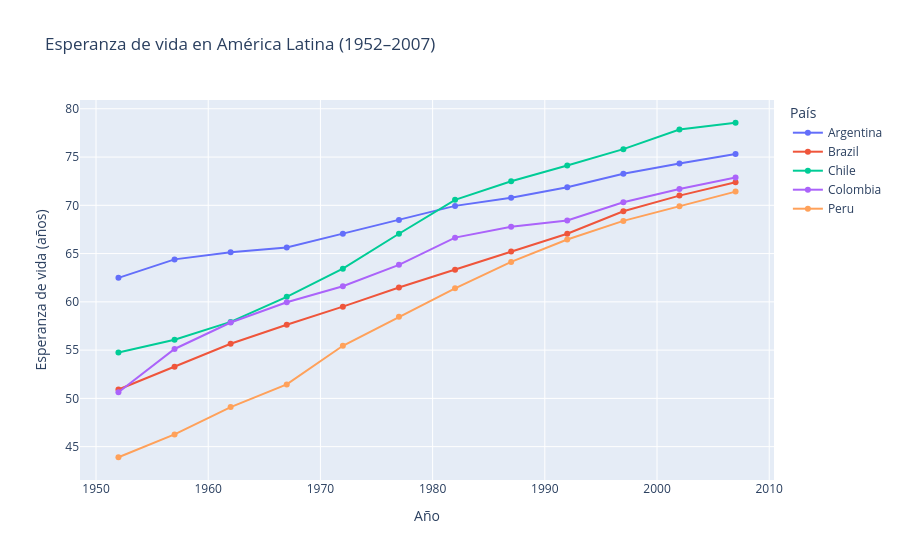

Notebook code cell kept with this figure:
### Markdown cell above
### `px.line` — Tendencias en el tiempo

### Code cell
latam = gapminder[gapminder["country"].isin(["Chile", "Argentina", "Brazil", "Colombia", "Peru"])]

px.line(
    latam,
    x="year",
    y="lifeExp",
    color="country",
    markers=True,
    title="Esperanza de vida en América Latina (1952–2007)",
    labels={"year": "Año", "lifeExp": "Esperanza de vida (años)", "country": "País"}
)

### Figure 1 — Plotly figure (JSON) as saved in the notebook; plotly's stock layout.template omitted (floating-point values rounded to 4 significant figures)
{"data": [{"hovertemplate": "País=Argentina<br>Año=%{x}<br>Esperanza de vida (años)=%{y}<extra></extra>", "legendgroup": "Argentina", "line": {"color": "#636efa", "dash": "solid"}, "marker": {"symbol": "circle"}, "mode": "lines+markers", "name": "Argentina", "orientation": "v", "showlegend": true, "type": "scatter", "x": [1952, 1957, 1962, 1967, 1972, 1977, 1982, 1987, 1992, 1997, 2002, 2007], "xaxis": "x", "y": [62.48, 64.4, 65.14, 65.63, 67.06, 68.48, 69.94, 70.77, 71.87, 73.28, 74.34, 75.32], "yaxis": "y"}, {"hovertemplate": "País=Brazil<br>Año=%{x}<br>Esperanza de vida (años)=%{y}<extra></extra>", "legendgroup": "Brazil", "line": {"color": "#EF553B", "dash": "solid"}, "marker": {"symbol": "circle"}, "mode": "lines+markers", "name": "Brazil", "orientation": "v", "showlegend": true, "type": "scatter", "x": [1952, 1957, 1962, 1967, 1972, 1977, 1982, 1987, 1992, 1997, 2002, 2007], "xaxis": "x", "y": [50.92, 53.28, 55.66, 57.63, 59.5, 61.49, 63.34, 65.2, 67.06, 69.39, 71.01, 72.39], "yaxis": "y"}, {"hovertemplate": "País=Chile<br>Año=%{x}<br>Esperanza de vida (años)=%{y}<extra></extra>", "legendgroup": "Chile", "line": {"color": "#00cc96", "dash": "solid"}, "marker": {"symbol": "circle"}, "mode": "lines+markers", "name": "Chile", "orientation": "v", "showlegend": true, "type": "scatter", "x": [1952, 1957, 1962, 1967, 1972, 1977, 1982, 1987, 1992, 1997, 2002, 2007], "xaxis": "x", "y": [54.74, 56.07, 57.92, 60.52, 63.44, 67.05, 70.56, 72.49, 74.13, 75.82, 77.86, 78.55], "yaxis": "y"}, {"hovertemplate": "País=Colombia<br>Año=%{x}<br>Esperanza de vida (años)=%{y}<extra></extra>", "legendgroup": "Colombia", "line": {"color": "#ab63fa", "dash": "solid"}, "marker": {"symbol": "circle"}, "mode": "lines+markers", "name": "Colombia", "orientation": "v", "showlegend": true, "type": "scatter", "x": [1952, 1957, 1962, 1967, 1972, 1977, 1982, 1987, 1992, 1997, 2002, 2007], "xaxis": "x", "y": [50.64, 55.12, 57.86, 59.96, 61.62, 63.84, 66.65, 67.77, 68.42, 70.31, 71.68, 72.89], "yaxis": "y"}, {"hovertemplate": "País=Peru<br>Año=%{x}<br>Esperanza de vida (años)=%{y}<extra></extra>", "legendgroup": "Peru", "line": {"color": "#FFA15A", "dash": "solid"}, "marker": {"symbol": "circle"}, "mode": "lines+markers", "name": "Peru", "orientation": "v", "showlegend": true, "type": "scatter", "x": [1952, 1957, 1962, 1967, 1972, 1977, 1982, 1987, 1992, 1997, 2002, 2007], "xaxis": "x", "y": [43.9, 46.26, 49.1, 51.45, 55.45, 58.45, 61.41, 64.13, 66.46, 68.39, 69.91, 71.42], "yaxis": "y"}], "layout": {"legend": {"title": {"text": "País"}, "tracegroupgap": 0}, "title": {"text": "Esperanza de vida en América Latina (1952–2007)"}, "xaxis": {"anchor": "y", "domain": [0, 1], "title": {"text": "Año"}}, "yaxis": {"anchor": "x", "domain": [0, 1], "title": {"text": "Esperanza de vida (años)"}}}}
